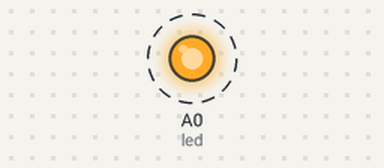
Recording of a program running on a simulated CircuitPython board. On the bench: output pins drawn as LEDs (lit = HIGH). Dashed ring = blinking. At 5.0 s the program ends and the board releases its pins; the recording ends there.

Above: at 0.2 s.
Timing chart, 0 to 3.0 s (numbered marks = the images above):
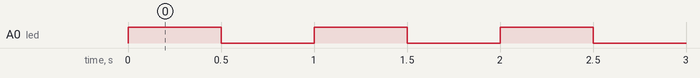

Measured:
- by itself, A0 (led): alternates HIGH for 0.50 s and LOW for 0.50 s

The program:

z_flashing_LED.py
```python
import time
import board
import digitalio

from digitalio import DigitalInOut, Direction, Pull

led = DigitalInOut(board.A0)
led.direction = Direction.OUTPUT

for i in range(5):

    led.value = True
    time.sleep(0.5)
    led.value= False
    time.sleep(0.5)
```
